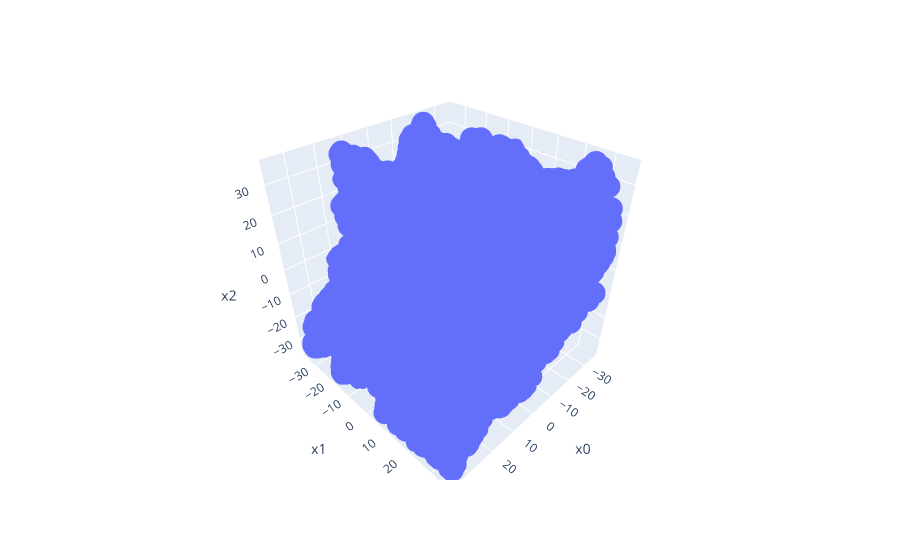

The code cell stored with this chart in its notebook:
### Code cell
fig = px.scatter_3d(db_sample_df, x='x0', y='x1', z='x2')
fig.show()

### Figure 1 — Plotly figure (JSON) as saved in the notebook; plotly's stock layout.template omitted (floating-point values rounded to 4 significant figures; data arrays with more than 128 entries replaced by an {"elided": "..."} marker saying what was removed)
{"data": [{"hovertemplate": "x0=%{x}<br>x1=%{y}<br>x2=%{z}<extra></extra>", "legendgroup": "", "marker": {"color": "#636efa", "symbol": "circle"}, "mode": "markers", "name": "", "scene": "scene", "showlegend": false, "type": "scatter3d", "x": {"elided": "12718 float values"}, "y": {"elided": "12718 float values"}, "z": {"elided": "12718 float values"}}], "layout": {"legend": {"tracegroupgap": 0}, "margin": {"t": 60}, "scene": {"domain": {"x": [0, 1], "y": [0, 1]}, "xaxis": {"title": {"text": "x0"}}, "yaxis": {"title": {"text": "x1"}}, "zaxis": {"title": {"text": "x2"}}}}}
